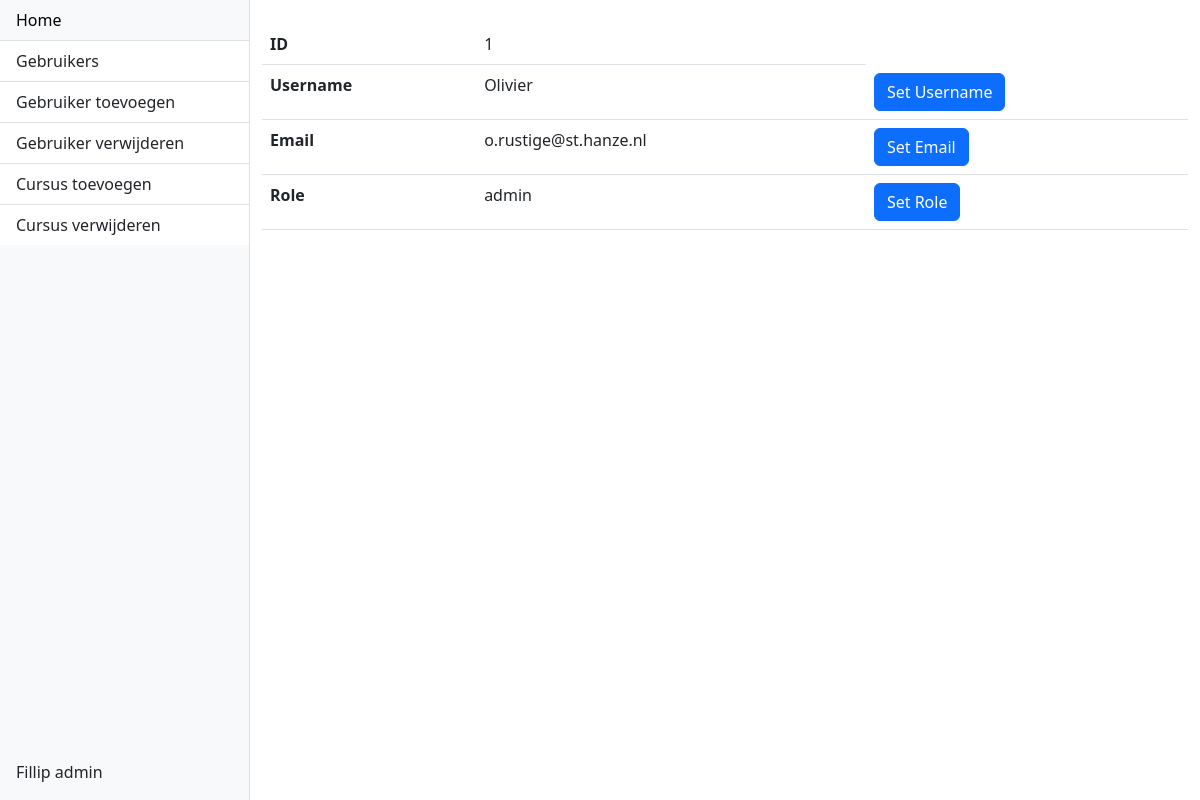
/admin/gebruikers?id=1 (signed in), run on the app's committed database.
### models.py (models this page shows, shortened)
class User(db.Model, UserMixin):
    __tablename__ = 'users'
    id = db.Column(db.Integer, primary_key=True, autoincrement=True)
    email = db.Column(db.String(), nullable=False, unique=True)
    username = db.Column(db.String(), nullable=False, unique=True)
    role = db.Column(db.String(), nullable=False, default='user')
    password_hash = db.Column(db.String(128))

### admin/views.py (the view, shortened to what this page needs)
@admin_blueprint.route('/gebruikers', methods=['GET', 'POST'])
@login_required
@admin_required
def gebruikers():
    emailform = SetEmail()
    usernameform = SetUsername()
    roleform = SetRole()
    if request.args.get('id') is not None:
        user = User.query.get(int(request.args.get('id')))
        return render_template('viewuser.html', user=user, emailform=emailform, usernameform=usernameform, roleform=roleform)
    users = User.query.all()
    print(users)
    return render_template('users.html', users=users)

### __init__.py (called while the page is built)
@login_manager.user_loader
def get_user(user_id):
    try:
        return User.query.get(int(user_id))
    except:
        return None

### admin/templates/viewuser.html (shortened to what this page needs)
{% extends 'adminbase.html' %} {% block content %} <table class="table">
  <tbody>
    <tr>
      <th scope="row">ID</th>
      <td>{{ user.id }}</td>
    </tr>
    <tr>
      <th scope="row">Username</th>
      <td>{{ user.username }}</td>
      <td>
        <button type="button" class="btn btn-primary" data-bs-toggle="modal" data-bs-target="#exampleModalUsername"> Set Username </button>
      </td>
    </tr>
    <tr>
      <th scope="row">Email</th>
      <td>{{ user.email }}</td>
      <td>
        <button type="button" class="btn btn-primary" data-bs-toggle="modal" data-bs-target="#exampleModalEmail"> Set Email </button>
      </td>
    </tr>
    <tr>
      <th scope="row">Role</th>
      <td>{{ user.role }}</td>
      <td>
        <button type="button" class="btn btn-primary" data-bs-toggle="modal" data-bs-target="#exampleModalRole"> Set Role </button>
      </td>
    </tr>
  </tbody>
</table> {% endblock %}

### admin/templates/adminbase.html (shortened to what this page needs)
<!DOCTYPE html>
<html lang="en">
<head>
  <link href="https://cdn.jsdelivr.net/npm/bootstrap@5.3.0-alpha1/dist/css/bootstrap.min.css" rel="stylesheet">
</head>
<body>
  <div class="d-flex" style="height: 100vh;">
    <div class="bg-light border-end" id="sidebar" style="flex: 0 0 250px;">
      <div class="d-flex flex-column h-100">
        <div class="list-group list-group-flush flex-grow-1">
          <a href="{{ url_for('index') }}" class="list-group-item list-group-item-action">Home</a>
          <a href="{{ url_for('admin.gebruikers') }}" class="list-group-item list-group-item-action">Gebruikers</a>
          <a href="#" class="list-group-item list-group-item-action">Gebruiker toevoegen</a>
          <a href="#" class="list-group-item list-group-item-action">Gebruiker verwijderen</a>
          <a href="#" class="list-group-item list-group-item-action">Cursus toevoegen</a>
          <a href="#" class="list-group-item list-group-item-action">Cursus verwijderen</a>
        </div>
        <div class="p-3">
          {% if current_user.is_authenticated %}
              <a href="#" class="list-group-item list-group-item-action">{{ current_user.username }} {{ current_user.role }}</a>
          {% endif %}
        </div>
      </div>
    </div>
    <div class="flex-grow-1">
      <div class="container py-4">
          {% block content %}
          {% endblock %}
      </div>
    </div>
  </div>
</body>
</html>

### data on the page
User: username "Fillip", role "admin"
User: id "1", username "Olivier", email "o.rustige@st.hanze.nl", role "admin"
